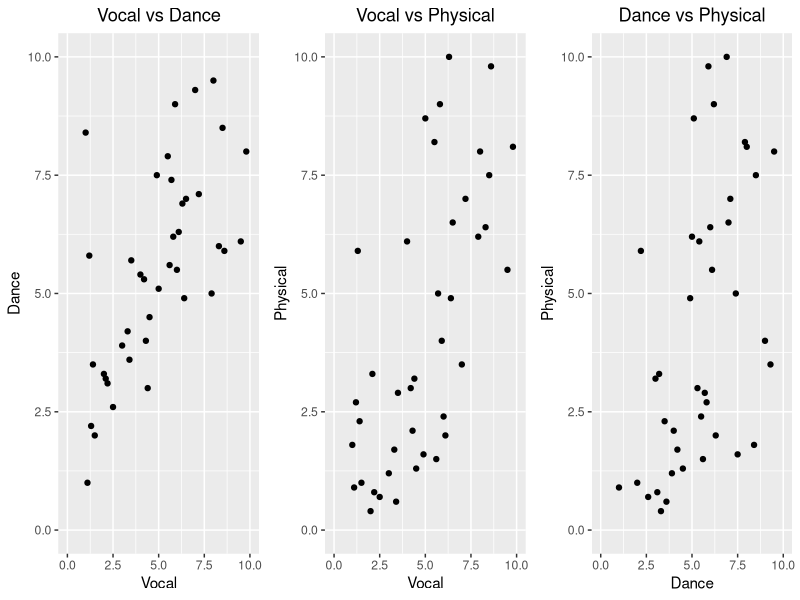
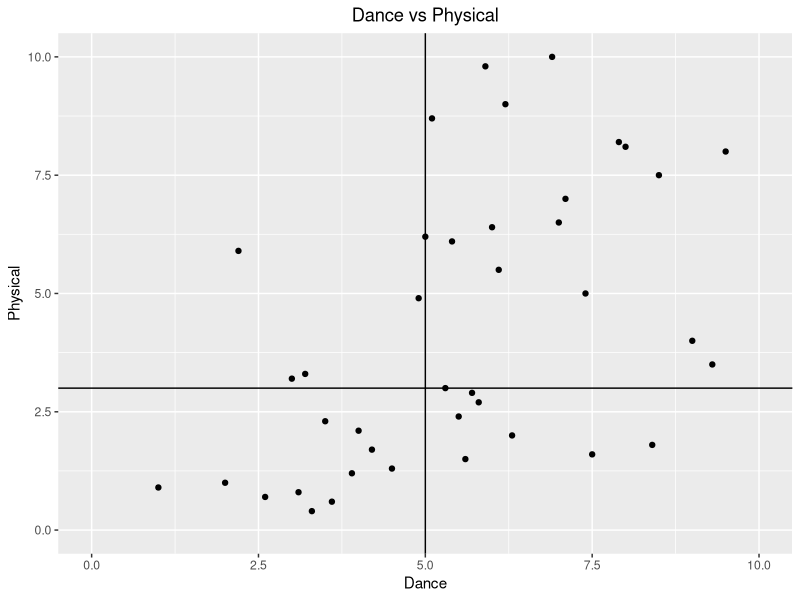
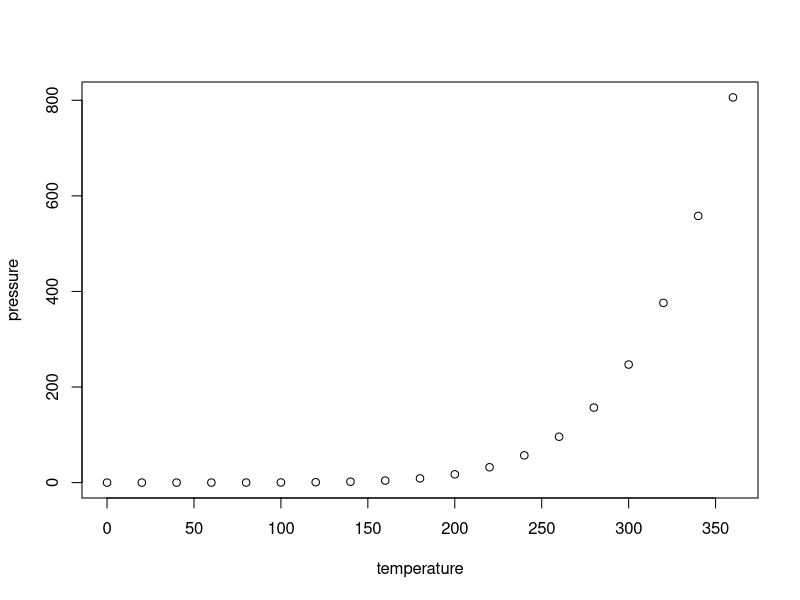

Write R code to recreate these figures, in order.
## ---- chunk 1
# %\let\cite\citep
# % from \citep to \cite to cite in author style, e.g. [Mule, 2008]

# % \bibliographystyle{plainnat}
# %\citep: citation in parentheses, e.g. [Mule, 2008]
# %\citet: citation as author, e.g. Mule [2008]
# %\cite: citation as author, \citet by default 
## ---- chunk 2
knitr::opts_chunk$set(echo = TRUE, warning = FALSE, message = FALSE)

def.chunk.hook <- knitr::knit_hooks$get("chunk")
knitr::knit_hooks$set(chunk = function(x, options) {
  x <- def.chunk.hook(x, options)
  ifelse(options$size != "normalsize", paste0("\n \\", options$size,"\n\n", x, "\n\n \\normalsize"), x)
})

knitr::opts_chunk$set(fig.width=6, fig.align = 'center', fig.pos = "H", out.extra = "")
## ---- chunk 3
# Prevent tibble columns from truncating
options(dplyr.width = Inf)
## ---- chunk 4
library(readxl)
idol_school = read_excel("UNFINISHED_Idol_School_Dataset.xlsx",
                         sheet="Idol_School_Dataset")

# Date of birth (DOB) should be date only, not a full timestamp.
idol_school$DOB = as.Date(idol_school$DOB)

columns_to_show = c("Name_Chn", "Name_Eng", "DOB", 
                    "Vocal", "Dance", "Physical", "Overall")

idol_school[1:10, columns_to_show]
## ---- chunk 5
# idol_school[1:20, columns_to_show]
# idol_school[21:30, columns_to_show]
# idol_school[31:41, columns_to_show]
## ---- chunk 6
# We MUST remove the 41st contestant's scores (all zeros).
idol_school = idol_school[1:40,]
## ---- chunk 7
# Hided the sorted scores

vocal_sorted = sort(idol_school$Vocal, decreasing = TRUE)
dance_sorted = sort(idol_school$Dance, decreasing = TRUE)
physical_sorted = sort(idol_school$Physical, decreasing = TRUE)

combined_all_three = cbind(vocal_sorted, dance_sorted, physical_sorted)
sorted_scores_df = as.data.frame(combined_all_three)

# sorted_scores_df[1:10,] # top-10-sorted-scores
# sorted_scores_df[31:40,] # bottom-10-sorted-scores
## ---- chunk 8
# Combine all three summary tables
vocal_summary = summary(idol_school$Vocal)
dance_summary = summary(idol_school$Dance)
physical_summary = summary(idol_school$Physical)

score_summary = rbind(vocal_summary, dance_summary, physical_summary)
row.names(score_summary) = c("Vocal","Dance","Physical")
print(score_summary)
## ---- chunk 9
# https://www.sthda.com/english/wiki/ggplot2-box-plot-quick-start-guide-r-software-and-data-visualization
# To-Do:
# [done] 1. Change the group order!!!
# [done] 2. Add ggtitle for plot title
# [done] 3. Add Figure caption and reference it in the narrative.
# https://r-charts.com/distribution/box-plot-group-ggplot2/
# 4. Make the font size of axis labels larger and easier to read.
## ---- chunk 10
vocal_vs_dance = round(cor(idol_school$Vocal, idol_school$Dance), 3)
dance_vs_physical = round(cor(idol_school$Dance, idol_school$Physical), 3)
vocal_vs_physical = round(cor(idol_school$Vocal, idol_school$Physical), 3)

# Use the cat function to output multiple lines at a time
cat(paste0("Correlation of vocal and dance:    ", vocal_vs_dance, "\n",
           "Correlation of dance and physical: ", dance_vs_physical, "\n",
           "Correlation of vocal and physical: ", vocal_vs_physical))
## ---- chunk 11
round(cor(idol_school[,c("Vocal","Dance","Physical")]), 3)
## ---- chunk 12

library(ggplot2)
library(gridExtra)

scale_req <- function(plot_obj) {
  plot_obj + 
  scale_x_continuous(breaks=c(0, 2.5, 5, 7.5, 10), limits=c(0, 10)) +
  scale_y_continuous(breaks=c(0, 2.5, 5, 7.5, 10), limits=c(0, 10)) +
  theme(plot.title = element_text(hjust = 0.5))
}

scatter1 <- ggplot(data = idol_school, aes(x=Vocal, y=Dance)) + 
  geom_point() + ggtitle("Vocal vs Dance")
scatter1 <- scale_req(scatter1)

scatter2 <- ggplot(data = idol_school, aes(x=Vocal, y=Physical)) +
  geom_point() + ggtitle("Vocal vs Physical") 
scatter2 <- scale_req(scatter2)

scatter3 <- ggplot(data = idol_school, aes(x=Dance, y=Physical)) + 
  geom_point() + ggtitle("Dance vs Physical")
scatter3 <- scale_req(scatter3)

grid.arrange(scatter1, scatter2, scatter3, ncol=3)
## ---- chunk 13
# To-Do:
# [done] 1. Set the x-ticks and y-ticks to c(0, 2.5, 5, 7.5, 10)
# 2. Change the colors and/or shapes of the points (optional)
# [done] 3. Write an appropriate figure caption

# library(ggplot2)
# library(gridExtra)

#scatter1 <- ggplot(data = idol_school, aes(x=Vocal, y=Dance)) + 
#  geom_point() + ggtitle("Vocal vs Dance") +
#  scale_x_continuous(breaks=c(0, 2.5, 5, 7.5, 10), limits=c(0, 10)) +
#  scale_y_continuous(breaks=c(0, 2.5, 5, 7.5, 10), limits=c(0, 10)) +
#  theme(plot.title = element_text(hjust = 0.5))

#scatter2 <- ggplot(data = idol_school, aes(x=Vocal, y=Physical)) +
#  geom_point() + ggtitle("Vocal vs Physical") +
#  scale_x_continuous(breaks=c(0, 2.5, 5, 7.5, 10), limits=c(0, 10)) +
#  scale_y_continuous(breaks=c(0, 2.5, 5, 7.5, 10), limits=c(0, 10)) +  
#  theme(plot.title = element_text(hjust = 0.5))

#scatter3 <- ggplot(data = idol_school, aes(x=Dance, y=Physical)) + 
#  geom_point() + ggtitle("Dance vs Physical") +
#  scale_x_continuous(breaks=c(0, 2.5, 5, 7.5, 10), limits=c(0, 10)) +
#  scale_y_continuous(breaks=c(0, 2.5, 5, 7.5, 10), limits=c(0, 10)) +  
#  theme(plot.title = element_text(hjust = 0.5))

# grid.arrange(scatter1, scatter2, scatter3, ncol=3)
## ---- chunk 14
# UNFINISHED HERE

cond_plot <- ggplot(data = idol_school, aes(x=Dance, y=Physical)) + 
  geom_point() + ggtitle("Dance vs Physical")

cond_plot <- scale_req(cond_plot) +
  geom_hline(yintercept = 3) + geom_vline(xintercept = 5)

cond_plot
## ---- chunk 15
# UNFINISHED HERE
dance_upper = idol_school[which(idol_school$Dance >= 5),]
dance_lower = idol_school[which(idol_school$Dance < 5),]

# Correlation coefficients
# cor(dance_upper$Dance, dance_upper$Physical)  # 0.06372215
# cor(dance_lower$Dance, dance_lower$Physical) # 0.1262473

# Standard deviation
# sd(dance_upper$Physical) # 2.773007
# sd(dance_lower$Physical) # 1.645861
## ---- chunk 16
# UNFINISHED HERE
physical_upper = idol_school[which(idol_school$Physical >= 3),]
physical_lower = idol_school[which(idol_school$Physical < 3),]

# Correlation coefficients
# cor(physical_upper$Dance, physical_upper$Physical)  # 0.2577632
# cor(physical_lower$Dance, physical_lower$Physical) # 0.5648321

# Standard deviation
# sd(physical_upper$Dance) # 2.000308
# sd(physical_lower$Dance) # 1.891095
## ---- chunk 17
# UNFINISHED HERE
# Consider: Hide the code and only show the table itself
# Use: echo=FALSE

episode = c("1st","2nd","3rd","4th","5th",
            "6th","7th","8th","9th","10th","11th")
participants = c(41,40,40,40,32,32,28,28,28,18,18)
fabricated   = c( 0,33, 0,39,26,27,27,27,26,17,17)

evidence_df = data.frame(episode, participants, fabricated)
names(evidence_df) = c("Episode", "Participants", "Fabricated Rankings")

# Add a new column "Notes" to write more comments
evidence_df$Notes = c(rep(" ",11)) # initialize each row to blank
evidence_df$Notes[1] = "No evidence of fabrication found."
evidence_df$Notes[3] = "No rankings published."
evidence_df$Notes[4] = "R1: Moved 3 people to survival."
evidence_df$Notes[6] = "R2: Moved 2 people to survival."
evidence_df$Notes[9] = "R3: Moved 2 people to survival."
evidence_df$Notes[11]= "R4: Moved 3 people to the debut."
names(evidence_df)[4] = "Special Comments or Notes"

# Add a Total row at the bottom of the data.frame
total_participants = sum(participants) # 345
total_fabricated = sum(fabricated) # 239
ratio_fabricated = round(total_fabricated/total_participants, 3) # 0.693
# 239/345 ~= 69.3%

final_row = c("Total", total_participants, total_fabricated,
              paste0("A total of ",ratio_fabricated*100,"% were fabricated."))

evidence_df = rbind(evidence_df, final_row)
evidence_df
## ---- chunk 18
library(readxl)
produce_48_data = read_excel("UNFINISHED_Idol_School_Dataset.xlsx",
                             sheet="Produce_48_Dataset")

# Date of birth (DOB) should be date only, not a full timestamp.
produce_48_data$DOB = as.Date(produce_48_data$DOB)

columns_to_show = c("Name_Chn", "Name_Eng", "DOB", 
                    "First_Eval", "Second_Eval", "Final_Rank")

produce_48_data[1:20, columns_to_show]
## ---- chunk 19
# UNFINISHED HERE
produce_48_data[81:96, columns_to_show]
## ---- chunk 20
table(produce_48_data$Country)
## ---- chunk 21
table(produce_48_data$First_Eval, dnn="First_Eval")
## ---- chunk 22
table(produce_48_data$Second_Eval, dnn="Second_Eval")
## ---- chunk 23
table(produce_48_data$First_Eval, produce_48_data$Country,
      dnn=c("First_Eval","Country"))
## ---- chunk 24
table(produce_48_data$Second_Eval, produce_48_data$Country,
      dnn=c("Second_Eval","Country"))
## ---- chunk 25
table(produce_48_data$First_Eval, produce_48_data$Second_Eval,
      dnn=c("First_Eval","Second_Eval"))
## ---- chunk 26
inds_A_to_A = which(produce_48_data$First_Eval=="A" & produce_48_data$Second_Eval=="A")
produce_48_data[inds_A_to_A, columns_to_show]
## ---- chunk 27
produce_48_korea = produce_48_data[which(produce_48_data$Country=="Korea"),]
table(produce_48_korea$First_Eval, produce_48_korea$Second_Eval,
      dnn=c("First_Eval","Second_Eval"))
## ---- chunk 28
produce_48_japan = produce_48_data[which(produce_48_data$Country=="Japan"),]
table(produce_48_japan$First_Eval, produce_48_japan$Second_Eval,
      dnn=c("First_Eval","Second_Eval"))
## ---- chunk 29
print("大家好，很高興能認識你們！")
## ---- chunk 30
print("みやわき さくら")
print("宮脇 咲良")
## ---- chunk 31
summary(cars)
## ---- chunk 32
plot(pressure)
